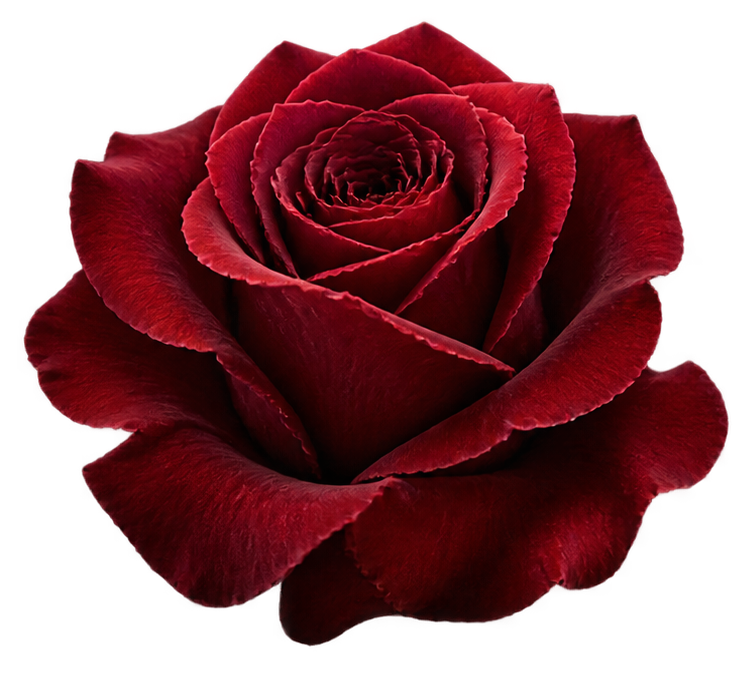
#> input picture assets/_src/rose-main.png, 754 x 673 px
$ python prepare_rose_assets.py
#> lines starting #> are read from the running program, lines starting #| are printed output that depends on the picture; after the words box and inside, x2 and y2 are one past the last pixel; in counts of white or black regions, pixels touching at a corner belong together
#> in main, rose is the input picture: PIL image 754x673 RGBA; mean R, G, B, A 92.3, 9.3, 18.3, 153
"""欢迎页玫瑰素材预处理（开发辅助脚本，可重复执行）。

用法：
    python scripts/prepare_rose_assets.py

读取（原图，只读，绝不覆盖）：
    assets/_src/rose-main.png
    assets/_src/petals/petal-01.png ~ petal-06.png

输出（派生素材）：
    assets/rose/rose-main-lit.png      暗部提亮的摄影分级版
    assets/petals/petal-0X-lit.png     统一亮度档的花瓣
    assets/petals/petal-0X-soft.png    近景预模糊版（预乘 alpha 模糊，无黑边）
    docs/refs/grading-preview.png      原图/分级版在 #0B0A09 上的对照条

设计约束：
    1. 只写 *-lit / *-soft，源文件名保持不变；重复执行结果一致。
    2. 模糊必须在预乘 alpha 空间做，否则半透明边缘会吸黑，暗底上出现脏边。
    3. 分级目标：保留暗部（#0B0A09 上的黑场不能发灰），只抬中暗调，
       让花瓣纹理在近黑背景上可见。目标 p95 约 150（玫瑰）/ 130（花瓣）。
"""

import math
import os

import numpy as np
from PIL import Image, ImageDraw, ImageFilter, ImageFont

ROOT = os.path.dirname(os.path.dirname(os.path.abspath(__file__)))
# 源图放在 assets/_src（不进小程序包），派生图放在 assets/rose、assets/petals（进包）
SRC_DIR = os.path.join(ROOT, "assets", "_src")
PETAL_SRC_DIR = os.path.join(SRC_DIR, "petals")
ROSE_DIR = os.path.join(ROOT, "assets", "rose")
PETAL_DIR = os.path.join(ROOT, "assets", "petals")
PREVIEW_DIR = os.path.join(ROOT, "docs", "refs")

BG = (0x0B, 0x0A, 0x09)
LATIN_FONT = r"C:\Windows\Fonts\georgia.ttf"

PETAL_NAMES = ["petal-%02d" % i for i in range(1, 7)]

# 分级曲线参数：y = x(1+a)/(1+ax)，再做高光软肩 + 轻微提饱和。
# 玫瑰是主体，目标更亮；花瓣统一到同一档，避免同 opacity 下深浅不一。
ROSE_CURVE_A = 4.2
ROSE_SAT = 1.05
ROSE_TARGET_P95 = 150.0
PETAL_CURVE_A = 4.6
PETAL_SAT = 1.04
PETAL_TARGET_P95 = 132.0
# 近景模糊半径 = 长边 * 该系数（约等于显示尺寸下 2.5 CSS px）
SOFT_RATIO = 0.028
# 花瓣落地尺寸上限：展示最大 140rpx = 70 CSS px，@3x 约 210px，256 留足余量。
# 主包上限 2MB，玫瑰 PNG 已占约 745KB，所以花瓣必须控制在这个量级。
PETAL_MAX_EDGE = 256
# 只有近景 3 片需要预模糊版，其余不生成，省包体。
SOFT_NAMES = ("petal-01", "petal-04", "petal-05")


def luma(rgb):
    return 0.2126 * rgb[..., 0] + 0.7152 * rgb[..., 1] + 0.0722 * rgb[..., 2]


def curve(x, a):
    """x 为 0..255 的浮点；映射抬中暗调、压高光、保住纯黑点。"""
#> called with a = 4.2
    t = x / 255.0
    y = t * (1.0 + a) / (1.0 + a * t)
    # 高光软肩：避免提亮后高光糊成一片死白
    y = y * (1.0 - 0.10 * np.clip(y, 0.0, 1.0) ** 4)
    return np.clip(y, 0.0, 1.0) * 255.0


def grade(arr, a, sat):
    """arr: HxWx4 float32 (RGBA 0..255)。只在 alpha>0 的区域分级。"""
    out = arr.copy()
    rgb = out[..., :3]
    lit = curve(rgb, a)
    # 以亮度为轴提饱和，避免直接乘通道造成色相偏移
    g = luma(lit)[..., None]
    lit = g + (lit - g) * sat
    out[..., :3] = np.clip(lit, 0.0, 255.0)
    return out


def fit_p95(arr, a, sat, target):
    """先套基础曲线，再用 gamma 微调，把不透明区 p95 拉到目标值。

    目的不是"变亮"，而是让六片花瓣在同 opacity 下有相同的存在感；
    同时保证高光不糊（输出会打印 clip>200 供核对）。
    """
    lit = grade(arr, a, sat)
    mask = arr[..., 3] > 200
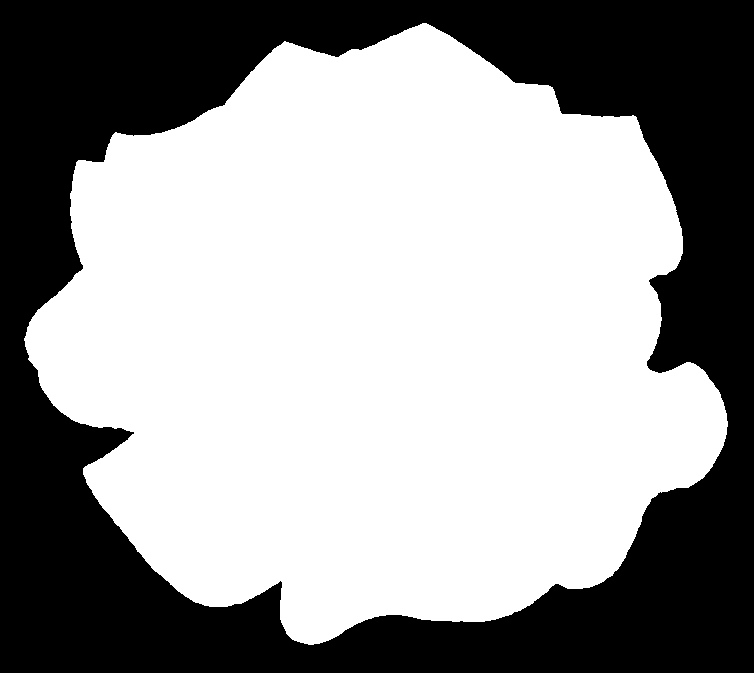
#> mask: shape (673, 754) bool; 60.4% white; 1 black region, box (x1, y1, x2, y2) and area: (0, 0, 754, 673) 200962
    if not mask.any():
        return lit
    p95 = float(np.percentile(luma(lit[..., :3])[mask], 95))
#> p95 = 132.1
    if p95 < 1.0:
        return lit
    gamma = math.log(target / 255.0) / math.log(p95 / 255.0)
#> gamma = 0.806
    rgb = np.power(np.clip(lit[..., :3] / 255.0, 0.0, 1.0), gamma) * 255.0
    out = lit.copy()
    out[..., :3] = np.clip(rgb, 0.0, 255.0)
    return out


def bleed_edge(rgba, max_iterations=200):
    """把不透明区的颜色向外扩散到半透明/透明边缘。

    抠图素材的 alpha 过渡带里 RGB 往往不可信（混入了原背景，或多半是黑的）。
    提亮后这些像素会比本体更亮，在暗底上形成一圈光晕。
    这里用邻域平均逐层外扩，一直铺满整张图：半透明像素取最近的不透明颜色，
    透明像素的 RGB 也一并填满，这样 GPU 双线性采样时不会吸到黑色。
    alpha 通道完全不变。
    """
#> called with max_iterations = 200
    arr = rgba.astype(np.float32).copy()
    alpha = arr[..., 3]
    rgb = arr[..., :3]
    filled = alpha > 250
#> filled: shape (673, 754) bool; 57.8% white; 38 black regions (36 under 20 px), largest, box (x1, y1, x2, y2) and area: (0, 0, 754, 673) 213916, (291, 434, 306, 451) 151
    if not filled.any():
        return arr
    for _ in range(max_iterations):
        if filled.all():
            break
        acc = np.zeros_like(rgb)
        cnt = np.zeros(alpha.shape, np.float32)
        for dy, dx in ((1, 0), (-1, 0), (0, 1), (0, -1)):
            acc += np.roll(rgb, (dy, dx), (0, 1)) * np.roll(filled, (dy, dx), (0, 1))[..., None]
            cnt += np.roll(filled, (dy, dx), (0, 1))
        new = (~filled) & (cnt > 0)
        if not new.any():
            break
        rgb[new] = acc[new] / cnt[new][..., None]
        filled |= new
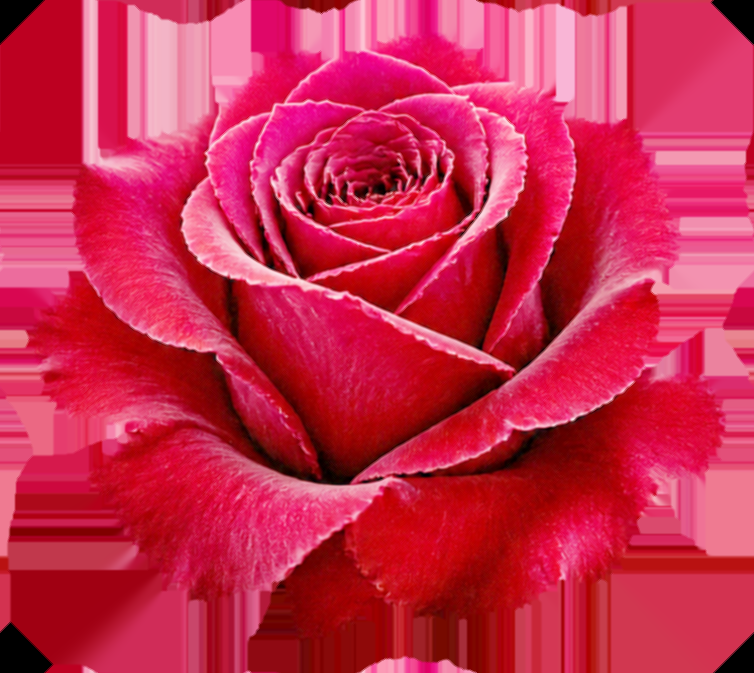
#> acc: shape (673, 754, 3) float32; mean R, G, B 740.1, 155.4, 285.4; drawn with min black and max white
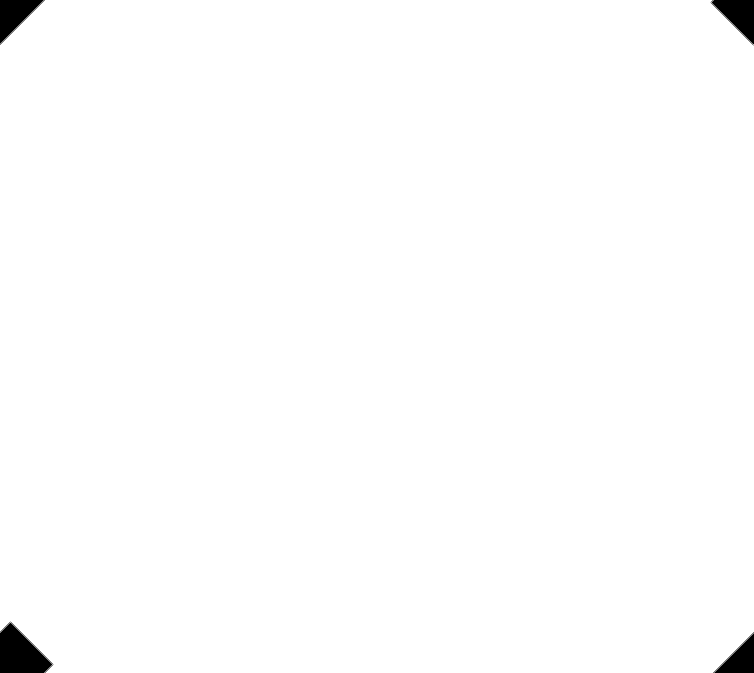
#> cnt: shape (673, 754) float32; min 0, max 4, mean 3.96; drawn with min black and max white
#> filled: shape (673, 754) bool; 99.1% white; 4 black regions, box (x1, y1, x2, y2) and area: (0, 623, 52, 673) 1648, (712, 0, 754, 44) 984, (0, 0, 43, 43) 946, (715, 634, 754, 673) 780
    arr[..., :3] = rgb
    return arr


# [13 lines left out: function premultiply_resize, not called in this run]


def premultiply_blur(image, radius):
    """在预乘 alpha 空间做高斯模糊，避免半透明边缘吸黑。"""
    arr = np.asarray(image.convert("RGBA"), dtype=np.float32)
    alpha = arr[..., 3:4] / 255.0
    pm = np.concatenate([arr[..., :3] * alpha, arr[..., 3:4]], axis=-1)
    pm_img = Image.fromarray(np.clip(pm, 0, 255).astype(np.uint8), "RGBA")
    blurred = pm_img.filter(ImageFilter.GaussianBlur(radius))
    b = np.asarray(blurred, dtype=np.float32)
    a2 = np.clip(b[..., 3:4] / 255.0, 1e-4, 1.0)
    rgb = b[..., :3] / a2
    return Image.fromarray(
        np.clip(np.concatenate([rgb, b[..., 3:4]], axis=-1), 0, 255).astype(np.uint8),
        "RGBA",
    )


def measure(image, label):
    arr = np.asarray(image.convert("RGBA"), dtype=np.float32)
    alpha = arr[..., 3]
    mask = alpha > 200
    if not mask.any():
        return {"label": label}
    px = arr[mask][:, :3]
    lum = luma(px)
    return {
        "label": label,
        "mean": round(float(lum.mean()), 1),
        "p50": round(float(np.percentile(lum, 50)), 1),
        "p95": round(float(np.percentile(lum, 95)), 1),
        "p99": round(float(np.percentile(lum, 99)), 1),
        "clip200": round(float((lum > 200).mean() * 100), 2),
        "dark10": round(float((lum < 10).mean() * 100), 2),
    }


# [64 lines left out: functions normalisation, label_font, build_preview, not called in this run]


def main():
    os.makedirs(PREVIEW_DIR, exist_ok=True)
    report = []

    rose_path = os.path.join(SRC_DIR, "rose-main.png")
    rose = Image.open(rose_path).convert("RGBA")
    rose_lit_arr = fit_p95(np.asarray(rose, dtype=np.float32), ROSE_CURVE_A, ROSE_SAT, ROSE_TARGET_P95)
    rose_lit_arr = bleed_edge(rose_lit_arr)
    rose_lit = Image.fromarray(np.clip(rose_lit_arr, 0, 255).astype(np.uint8), "RGBA")
    rose_lit.save(os.path.join(ROSE_DIR, "rose-main-lit.png"), "PNG", optimize=True)
    report.append(measure(rose, "rose-main            src"))
    report.append(measure(rose_lit, "rose-main-lit        out"))

    petal_lits = []
    for name in PETAL_NAMES:
        src_path = os.path.join(PETAL_SRC_DIR, name + ".png")
        src = Image.open(src_path).convert("RGBA")
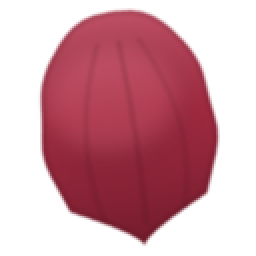
#> input picture assets/petals/petal-01.png, 128 x 128 px, found by its file name (shown 2 times larger)
#> src is the input picture: PIL image 128x128 RGBA; mean R, G, B, A 79, 25.5, 35.4, 121.7
        lit_arr = fit_p95(np.asarray(src, dtype=np.float32), PETAL_CURVE_A, PETAL_SAT, PETAL_TARGET_P95)
#> call 2 of fit_p95, with a = 4.6, sat = 1.04, target = 132
#> in fit_p95 (call 2), `mask = arr[..., 3] > 200`:
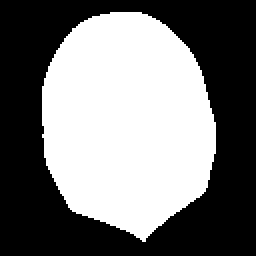
#> mask: shape (128, 128) bool (shown 2 times larger); 46.6% white; 1 white region, box (x1, y1, x2, y2) and area: (21, 6, 108, 121) 7641
#> in fit_p95 (call 2), `p95 = float(np.percentile(luma(lit[..., :3])[mask], 95))`: p95 = 184.4
#> in fit_p95 (call 2), `gamma = math.log(target / 255.0) / math.log(p95 / 255.0)`: gamma = 2.03
#> in fit_p95 (call 2), `rgb = np.power(np.clip(lit[..., :3] / 255.0, 0.0, 1.0), gamma) * 255.0`:
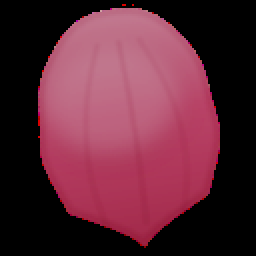
#> rgb: shape (128, 128, 3) float32 (shown 2 times larger); mean R, G, B 91.8, 40.3, 55.3
        lit_arr = bleed_edge(lit_arr)
#> call 2 of bleed_edge, with max_iterations = 200
#> in bleed_edge (call 2), `filled = alpha > 250`: filled: shape (128, 128) bool; 45.2% white; 1 white region, box (x1, y1, x2, y2) and area: (22, 6, 108, 120) 7408
#> after the loop in bleed_edge (call 2), `for _ in range(max_iterations):`:
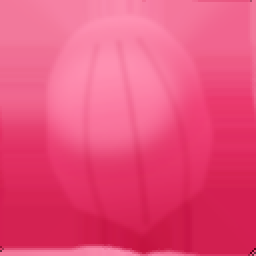
#> acc: shape (128, 128, 3) float32 (shown 2 times larger); mean R, G, B 713.2, 300.1, 419.4; drawn with min black and max white
        lit = Image.fromarray(np.clip(lit_arr, 0, 255).astype(np.uint8), "RGBA")
        if max(lit.size) > PETAL_MAX_EDGE:
            ratio = PETAL_MAX_EDGE / max(lit.size)
            lit = premultiply_resize(lit, (round(lit.width * ratio), round(lit.height * ratio)))
        lit.save(os.path.join(PETAL_DIR, name + "-lit.png"), "PNG", optimize=True)

        radius = round(max(lit.size) * SOFT_RATIO, 2)
#> radius = 3.58
        if name in SOFT_NAMES:
            soft = premultiply_blur(lit, radius)
            soft.save(os.path.join(PETAL_DIR, name + "-soft.png"), "PNG", optimize=True)

        petal_lits.append(lit)
        report.append(measure(src, name + "               src"))
        report.append(measure(lit, name + "-lit           out"))

    preview = build_preview(rose, rose_lit, petal_lits)

    print("%-26s %6s %6s %6s %6s %8s %8s" % ("asset", "mean", "p50", "p95", "p99", "clip>200", "dark<10"))
    for row in report:
        if "mean" not in row:
            continue
        print("%-26s %6.1f %6.1f %6.1f %6.1f %7.2f%% %7.2f%%" % (
            row["label"], row["mean"], row["p50"], row["p95"], row["p99"], row["clip200"], row["dark10"]))

    print("\n尺寸归一化系数（size 声明 × k = 实际画布边长）:")
    for name in PETAL_NAMES:
        src = Image.open(os.path.join(PETAL_SRC_DIR, name + ".png"))
        print("  %s  k=%.3f  canvas=%s" % (name, normalisation(src), src.size))

    print("\npreview:", os.path.relpath(preview, ROOT))


if __name__ == "__main__":
#> (the run stopped early here; a loop or call above may not have finished)
